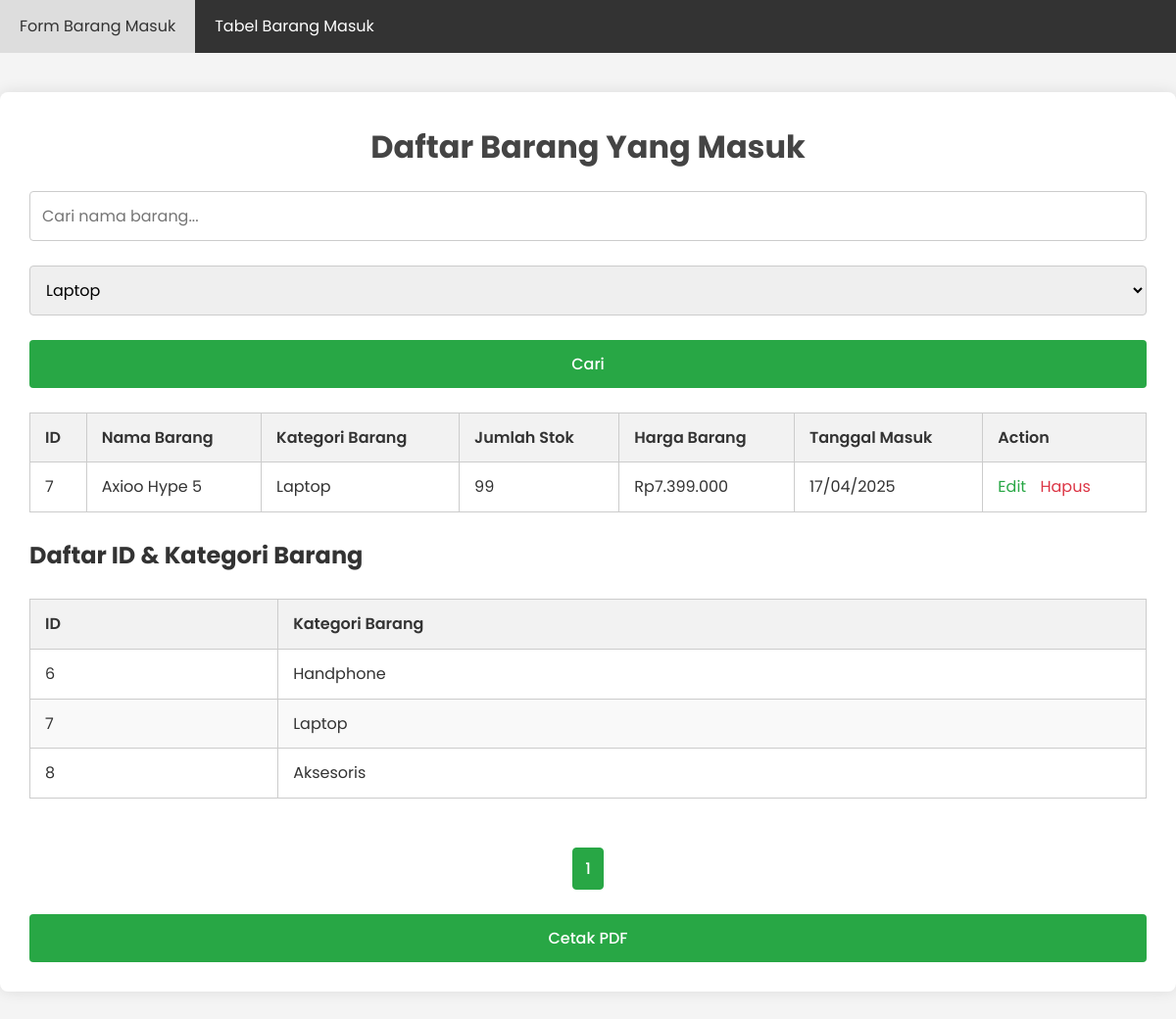
Page /barang_success.php?kategori=Laptop on the committed database.
### tables this page shows
CREATE TABLE `barang` (
  `id` int NOT NULL,
  `nama_barang` varchar(255) NOT NULL,
  `kategori_barang` varchar(255) NOT NULL,
  `stok` int NOT NULL,
  `harga_barang` bigint DEFAULT NULL,
  `tanggal_masuk` timestamp NULL DEFAULT CURRENT_TIMESTAMP
);

### barang_success.php (the view, shortened to what this page needs)
<?php
$conn = new mysqli(DB_SERVER, DB_USERNAME, DB_PASSWORD, DB_NAME);
$search = isset($_GET['search']) ? trim($_GET['search']) : '';
$filter_kategori = isset($_GET['kategori']) ? trim($_GET['kategori']) : '';
$rows_per_page = 10;
$current_page = isset($_GET['page']) ? (int)$_GET['page'] : 1;
$offset = ($current_page - 1) * $rows_per_page;
$sql = "SELECT * FROM barang WHERE 1=1";
$count_sql = "SELECT COUNT(*) as total FROM barang WHERE 1=1";
$params = [];
$types = '';
if (!empty($filter_kategori)) {
    $sql .= " AND kategori_barang = ?";
    $count_sql .= " AND kategori_barang = ?";
    $params[] = $filter_kategori;
    $types .= 's';
}
$sql .= " ORDER BY tanggal_masuk DESC LIMIT ?, ?";
$params[] = $offset;
$params[] = $rows_per_page;
$types .= 'ii';
$stmt_count = $conn->prepare($count_sql);
if (!empty($params)) {
    $count_params = array_slice($params, 0, count($params) - 2);
    $count_types = substr($types, 0, -2);
    if (!empty($count_types)) {
        $stmt_count->bind_param($count_types, ...$count_params);
    }
}
$stmt_count->execute();
$total_result = $stmt_count->get_result();
$total_row = $total_result->fetch_assoc();
$total_records = $total_row['total'];
$total_pages = ceil($total_records / $rows_per_page);
$stmt = $conn->prepare($sql);
if (!empty($params)) {
    $stmt->bind_param($types, ...$params);
}
$stmt->execute();
$result = $stmt->get_result();
$kategori_result = $conn->query("SELECT DISTINCT kategori_barang FROM barang");
?>
<!DOCTYPE html>
<html lang="id">
<head>
    <link rel="stylesheet" href="style.css">
</head>
<body>
    <div class="navbar">
        <a href="index.php">Form Barang Masuk</a>
        <a href="barang_success.php">Tabel Barang Masuk</a>
    </div>
    <div class="container2">
        <h1>Daftar Barang Yang Masuk</h1>
        <form method="GET" action="barang_success.php" class="search-form">
            <input type="text" name="search" placeholder="Cari nama barang..." style="margin-bottom: 25px;"
                value="<?= htmlspecialchars($search) ?>">
            <select name="kategori" style="margin-bottom: 25px;">
                <?php while ($row = $kategori_result->fetch_assoc()): ?>
                    <option value="<?= htmlspecialchars($row['kategori_barang']) ?>"
                        <?= ($row['kategori_barang'] == $filter_kategori) ? 'selected' : '' ?>>
                        <?= htmlspecialchars($row['kategori_barang']) ?>
                    </option>
                <?php endwhile; ?>
            </select>
            <button type="submit" class="btn btn-primary">Cari</button>
        </form>
        <?php if ($result->num_rows > 0): ?>
            <div class="table-responsive">
                <table>
                    <thead>
                        <tr>
                            <th>ID</th>
                            <th>Nama Barang</th>
                            <th>Kategori Barang</th>
                            <th>Jumlah Stok</th>
                            <th>Harga Barang</th>
                            <th>Tanggal Masuk</th>
                            <th>Action</th>
                        </tr>
                    </thead>
                    <tbody>
                        <?php while ($row = $result->fetch_assoc()): ?>
                            <tr>
                                <td><?= htmlspecialchars($row['id']) ?></td>
                                <td><?= htmlspecialchars($row['nama_barang']) ?></td>
                                <td><?= htmlspecialchars($row['kategori_barang']) ?></td>
                                <td><?= htmlspecialchars($row['stok']) ?></td>
                                <td>
                                    <?php
                                    $cleaned_harga = preg_replace('/[^\d]/', '', $row['harga_barang']);
                                    echo 'Rp' . number_format((float)$cleaned_harga, 0, ',', '.');
                                    ?>
                                </td>
                                <td><?= date('d/m/Y', strtotime($row['tanggal_masuk'])) ?></td>
                                <td class="action-links">
                                    <a href="update_barang.php?id=<?= htmlspecialchars($row['id']) ?>" class="action-link">Edit</a>
                                    <a href="delete_barang.php?id=<?= htmlspecialchars($row['id']) ?>"
                                        class="action-link delete"
                                        onclick="return confirm('Yakin ingin menghapus barang ini?');">Hapus</a>
                                </td>
                            </tr>
                        <?php endwhile; ?>
                    </tbody>
                </table>
            </div>
            <h2>Daftar ID & Kategori Barang</h2>
            <?php
            $id_kategori_result = $conn->query("SELECT id, kategori_barang FROM barang ORDER BY id ASC");
            ?>
            <?php if ($id_kategori_result->num_rows > 0): ?>
                <div class="table-responsive">
                    <table>
                        <thead>
                            <tr>
                                <th>ID</th>
                                <th>Kategori Barang</th>
                            </tr>
                        </thead>
                        <tbody>
                            <?php while ($row = $id_kategori_result->fetch_assoc()): ?>
                                <tr>
                                    <td><?= htmlspecialchars($row['id']) ?></td>
                                    <td><?= htmlspecialchars($row['kategori_barang']) ?></td>
                                </tr>
                            <?php endwhile; ?>
                        </tbody>
                    </table>
                </div>
            <?php else: ?>
                <p class="no-data">Belum ada data ID dan Kategori yang tersedia.</p>
            <?php endif; ?>
            <div class="pagination">
                <?php
                $start_page = max(1, $current_page - 2);
                $end_page = min($total_pages, $current_page + 2);
                for ($i = $start_page; $i <= $end_page; $i++):
                    if ($i == $current_page): ?>
                        <span class="page-link current"><?= $i ?></span>
                    <?php else: ?>
                        <a href="?<?= http_build_query(array_merge($_GET, ['page' => $i])) ?>" class="page-link"><?= $i ?></a>
                <?php endif;
                endfor;
                ?>
            </div>
            <div class="print-button-container">
                <button onclick="window.print();" class="btn btn-primary print-btn">Cetak PDF</button>
            </div>
        <?php else: ?>
            <p class="no-data">Belum ada barang yang ditemukan.</p>
        <?php endif; ?>
    </div>
</body>
</html>

### style.css (style rules this page uses)
:root { --primary-color: #28a745; --primary-hover: #218838; --dark-color: #333; --light-color: #f4f4f4; --border-color: #ccc; --text-color: #333; --white: #fff; }
* { margin: 0; padding: 0; box-sizing: border-box; }
body { font-family: "Poppins", sans-serif; background-color: var(--light-color); color: var(--text-color); line-height: 1.6; }
.navbar { background-color: var(--dark-color); overflow: hidden; }
.navbar a { float: left; display: block; color: var(--white); text-align: center; padding: 14px 20px; text-decoration: none; transition: all 0.3s ease; }
.container2 { max-width: 1200px; margin: 40px auto; padding: 30px; background-color: var(--white); border-radius: 8px; box-shadow: 0 0 15px rgba(0, 0, 0, 0.1); }
h1 { text-align: center; color: #444; margin-bottom: 20px; }
input[type="text"], select, button { width: 100%; padding: 12px; border: 1px solid var(--border-color); border-radius: 4px; font-size: 16px; font-family: "Poppins", sans-serif; transition: border 0.3s ease; }
.btn { display: inline-block; padding: 12px 24px; border: none; border-radius: 4px; cursor: pointer; font-size: 16px; font-weight: 500; text-align: center; transition: background-color 0.3s ease; }
.btn-primary { background-color: var(--primary-color); color: var(--white); }
table { width: 100%; border-collapse: collapse; margin: 25px 0; }
th, td { padding: 12px 15px; text-align: left; border: 1px solid var(--border-color); }
th { background-color: #f2f2f2; font-weight: 600; }
tr:nth-child(even) { background-color: #f9f9f9; }
.action-link { color: var(--primary-color); text-decoration: none; margin-right: 10px; transition: color 0.3s ease; }
.action-link.delete { color: #dc3545; }
.pagination { display: flex; justify-content: center; margin: 25px 0; flex-wrap: wrap; gap: 5px; }
.page-link { display: inline-block; padding: 8px 12px; border: 1px solid var(--border-color); border-radius: 4px; text-decoration: none; color: var(--dark-color); transition: all 0.3s ease; }
.page-link.current { background-color: var(--primary-color); color: var(--white); border-color: var(--primary-color); font-weight: 500; }
.table-responsive { overflow-x: auto; }

### rows in the picture
barang: id "7", nama_barang "Axioo Hype 5", kategori_barang "Laptop", stok "99", harga_barang "7.399.000", tanggal_masuk "17/04/2025"
barang: id "6", kategori_barang "Handphone"
barang: id "8", kategori_barang "Aksesoris"

### other values in the picture
form field kategori "Laptop"
